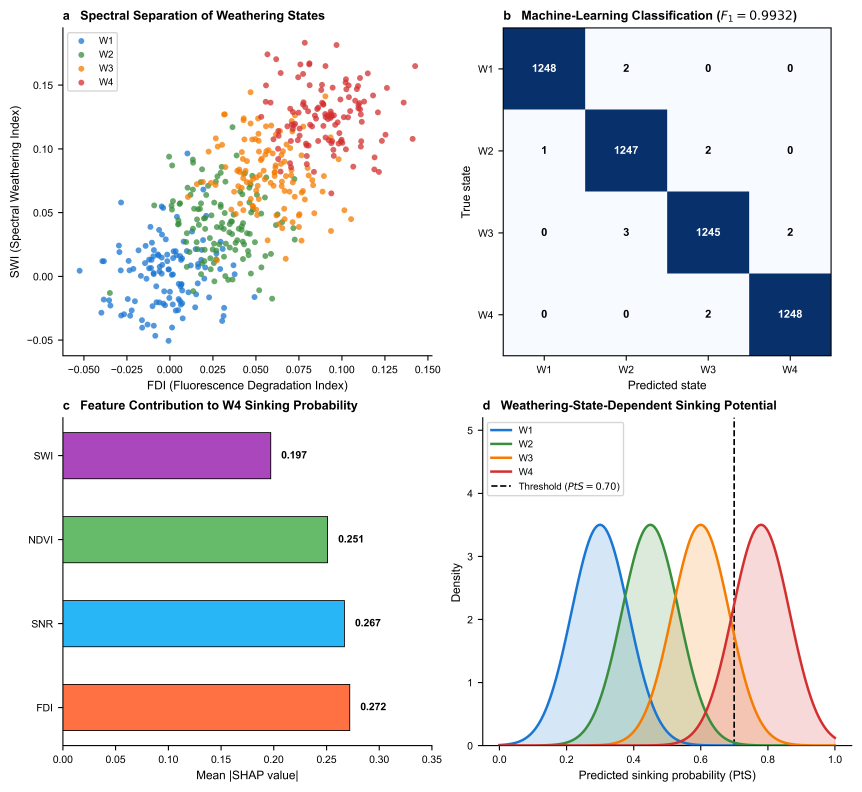
#> input picture Figure_2_Enhanced.png, 5169 x 4749 px, given in place of Figure_2_Enhanced.jpg, which was not available (shown at 1/6 size)
$ python patch_master_fig2.py
#> lines starting #> are read from the running program, lines starting #| are printed output that depends on the picture
from pathlib import Path
from PIL import Image
import matplotlib.pyplot as plt
import numpy as np

PROJECT_ROOT = Path(r'C:\Users\Apple\deep_sea_pulse')
OUTPUT_DIR = PROJECT_ROOT / 'outputs' / 'results' / 'phase6'
OUTPUT_DIR.mkdir(parents=True, exist_ok=True)

orig_path = None
for candidate in [
    PROJECT_ROOT / 'Figure_2_Enhanced.jpg',
    PROJECT_ROOT / 'Figure_2_Enhanced.png',
    PROJECT_ROOT / 'Figure_2.png',
    PROJECT_ROOT / 'Figure_2.jpg'
]:
    if candidate.exists():
        orig_path = candidate
        break

if orig_path is None:
    matches = [m for m in PROJECT_ROOT.glob('Figure*2*.*') if m.suffix.lower() in ['.png', '.jpg', '.jpeg', '.tif', '.tiff']]
    if matches:
        orig_path = matches[0]

if orig_path is None or not orig_path.exists():
    raise FileNotFoundError('Could not find original Figure 2 image in project root.')

print(f'[+] Loading baseline image: {orig_path}')
orig_img = Image.open(orig_path)
#> orig_img is the input picture: PIL image 5169x4749 RGBA; mean R, G, B, A 226.7, 227.8, 230, 255
width, height = orig_img.size
#> width = 5169; height = 4749

fig, ax = plt.subplots(figsize=(6, 4.5), dpi=300)
features = ['FDI', 'SNR', 'NDVI', 'SWI']
importance = [0.272, 0.267, 0.251, 0.197]
colors = ['#ff6b35', '#00b4d8', '#2a9d8f', '#9d4edd']

y_pos = np.arange(len(features))
bars = ax.barh(y_pos, importance, color=colors, edgecolor='black', height=0.55, linewidth=0.8)
ax.set_yticks(y_pos)
ax.set_yticklabels(features, fontweight='bold', fontsize=11)
ax.invert_yaxis()

for bar in bars:
    w = bar.get_width()
    ax.text(w + 0.008, bar.get_y() + bar.get_height()/2., f'{w:.3f}', ha='left', va='center', fontweight='bold', fontsize=11)

ax.set_xlabel('Mean |SHAP value|', fontsize=11, labelpad=6)
ax.set_title('c    Feature Contribution to W4 Sinking Probability', fontsize=12, fontweight='bold', loc='left', pad=10)
ax.set_xlim(0, 0.35)
ax.spines['top'].set_visible(False)
ax.spines['right'].set_visible(False)
ax.grid(True, linestyle=':', alpha=0.4, axis='x')

plt.tight_layout()
temp_c_path = OUTPUT_DIR / 'temp_panel_c.png'
fig.savefig(temp_c_path, dpi=300, bbox_inches='tight', facecolor='white')
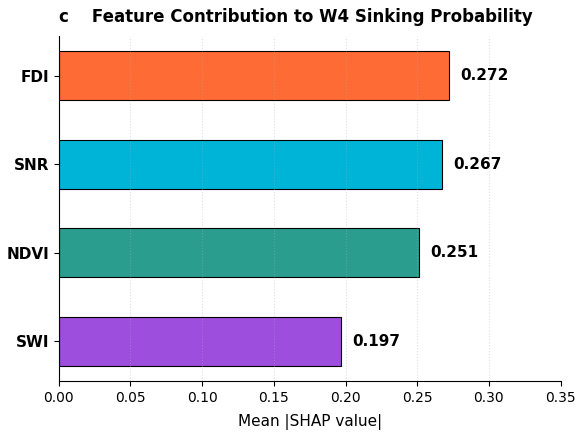
#> figure drawn by matplotlib, 1 panel
plt.close()

panel_c_img = Image.open(temp_c_path)
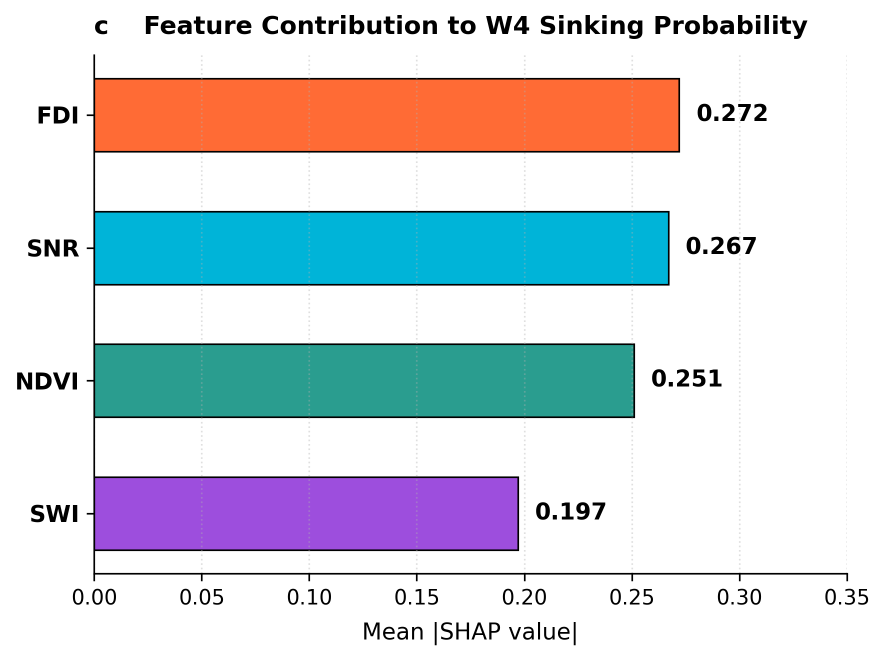
#> panel_c_img: PIL image 1770x1320 RGBA (shown at 1/2 size); mean R, G, B, A 208.6, 214.1, 219.3, 255
crop_box = (int(width * 0.01), int(height * 0.50), int(width * 0.49), int(height * 0.98))
#> crop_box = (51, 2374, 2532, 4654)
target_w = crop_box[2] - crop_box[0]
#> target_w = 2481
target_h = crop_box[3] - crop_box[1]
#> target_h = 2280
panel_c_resized = panel_c_img.resize((target_w, target_h), Image.Resampling.LANCZOS)
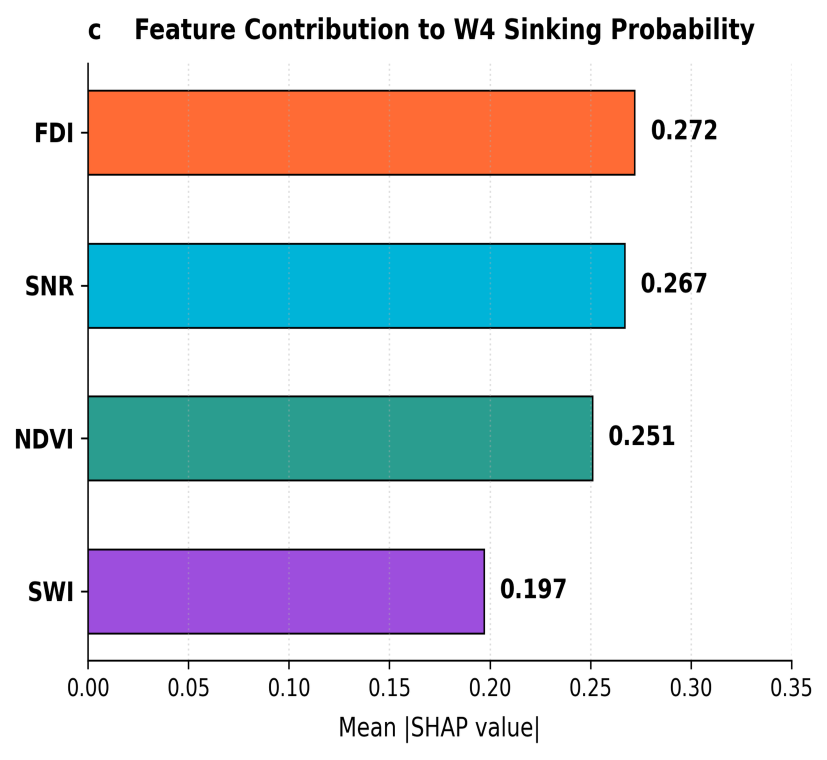
#> panel_c_resized: PIL image 2481x2280 RGBA (shown at 1/3 size); mean R, G, B, A 208.7, 214.2, 219.3, 255

final_img = orig_img.copy()
final_img.paste(panel_c_resized, (crop_box[0], crop_box[1]))
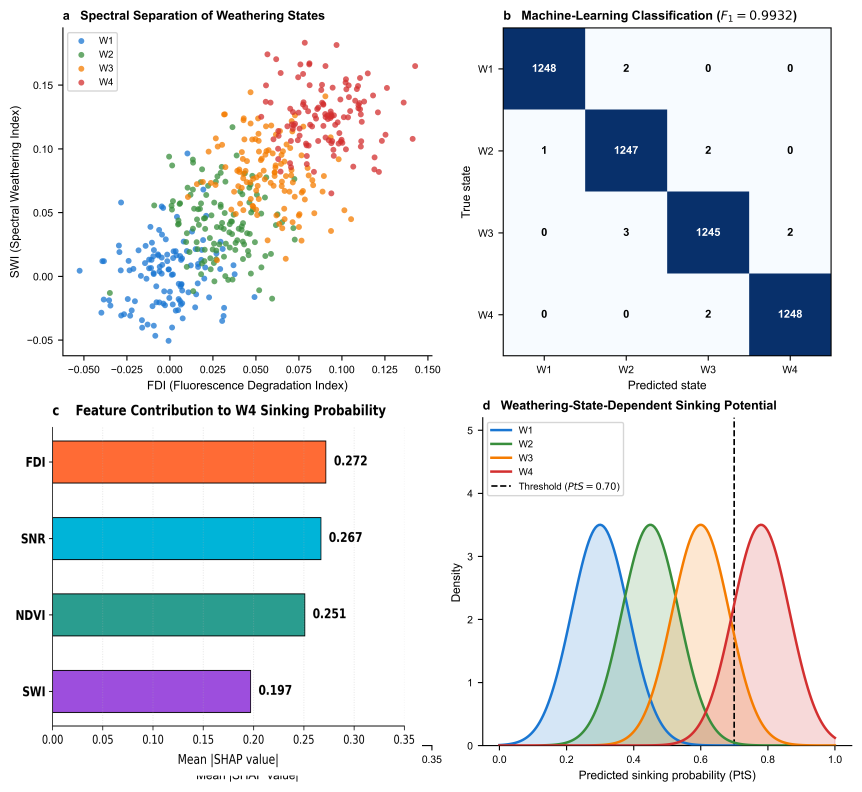
#> final_img: PIL image 5169x4749 RGBA (shown at 1/6 size); mean R, G, B, A 225.7, 227.9, 230.9, 255

out_path = OUTPUT_DIR / 'figure2_final_updated.png'
final_img.save(out_path, quality=95)

if temp_c_path.exists():
    temp_c_path.unlink()

print(f'[+] DONE: Original untouched. New updated figure saved as: {out_path}')
